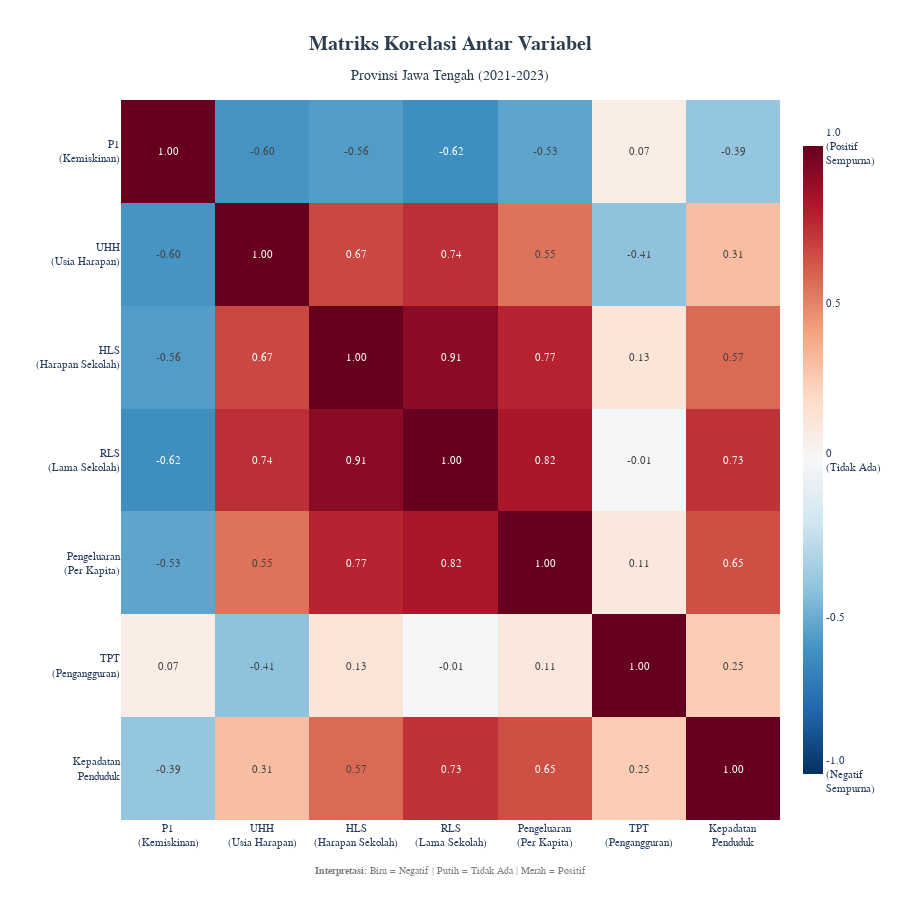

Notebook code for this chart:
### Markdown cell above
### **6. Matriks Korelasi**

### Code cell
print("Membuat Heatmap Korelasi...")

# Hitung matriks korelasi
corr_matrix = df_numeric.corr()

# Buat label yang lebih deskriptif untuk axis
var_labels_short = {
    'P1': 'P1<br>(Kemiskinan)',
    'UHH': 'UHH<br>(Usia Harapan)',
    'HLS': 'HLS<br>(Harapan Sekolah)',
    'RLS': 'RLS<br>(Lama Sekolah)',
    'Pengeluaran': 'Pengeluaran<br>(Per Kapita)',
    'TPT': 'TPT<br>(Pengangguran)',
    'Kepadatan': 'Kepadatan<br>Penduduk'
}

# Ganti index dan columns dengan label yang lebih deskriptif
corr_display = corr_matrix.copy()
corr_display.index = [var_labels_short[col] for col in corr_matrix.index]
corr_display.columns = [var_labels_short[col] for col in corr_matrix.columns]

# Buat heatmap dengan plotly
fig = px.imshow(
    corr_display,
    text_auto='.2f',
    aspect="auto",
    color_continuous_scale='RdBu_r', 
    zmin=-1, zmax=1,
    title="<b>Matriks Korelasi Antar Variabel</b><br><sub>Provinsi Jawa Tengah (2021-2023)</sub>",
    labels=dict(color="Koefisien")
)

# Update layout
fig.update_layout(
    title={
        'x': 0.5,
        'xanchor': 'center',
        'font': {'size': 20, 'family': 'Arial, sans-serif', 'color': '#2c3e50'}
    },
    width=900,
    height=900,
    xaxis_title="",
    yaxis_title="",
    font=dict(family="Arial, sans-serif", size=11),
    plot_bgcolor='white',
    paper_bgcolor='white'
)

# Update axes styling
fig.update_xaxes(side="bottom", tickangle=0)
fig.update_yaxes(tickangle=0)

# Update colorbar
fig.update_coloraxes(
    colorbar=dict(
        thickness=20,
        title='',
        len=0.9,
        tickvals=[-1, -0.5, 0, 0.5, 1],
        ticktext=['-1.0<br>(Negatif<br>Sempurna)', '-0.5', '0<br>(Tidak Ada)', '0.5', '1.0<br>(Positif<br>Sempurna)']
    )
)

# Tambahkan anotasi untuk interpretasi
fig.add_annotation(
    text="<b>Interpretasi:</b> Biru = Negatif | Putih = Tidak Ada | Merah = Positif",
    xref="paper", yref="paper",
    x=0.5, y=-0.08,
    showarrow=False,
    font=dict(size=10, color="gray"),
    xanchor='center'
)

# Tampilkan
fig.show()

# Simpan ke HTML
output_file = os.path.join(path_visualisasi, "heatmap.html")
fig.write_html(output_file)
print(f"✅ File tersimpan: {output_file}")

# Analisis Multikolinearitas
print("\n" + "="*70)
print("📊 ANALISIS MULTIKOLINEARITAS")
print("="*70)

# Deteksi korelasi tinggi (> 0.8)
pairs = corr_matrix.abs().unstack().sort_values(ascending=False)
high_corr_pairs = pairs[(pairs > 0.8) & (pairs < 1.0)]

if not high_corr_pairs.empty:
    print("\n⚠️  PERINGATAN: Ditemukan multikolinearitas!")
    print("-" * 70)
    
    # Tampilkan pasangan dengan korelasi tinggi
    displayed = set()
    for idx, value in high_corr_pairs.items():
        pair = tuple(sorted([idx[0], idx[1]]))
        if pair not in displayed:
            print(f"   • {idx[0]} ↔ {idx[1]}: r = {value:.3f}")
            displayed.add(pair)
    
    print("\n💡 Rekomendasi:")
    print("   - Pertimbangkan untuk menghapus salah satu variabel dari setiap pasangan")
    print("   - Atau gunakan teknik seperti PCA (Principal Component Analysis)")
    print("   - Atau lakukan analisis VIF (Variance Inflation Factor)")
else:
    print("\n✅ AMAN: Tidak ada multikolinearitas terdeteksi")
    print("   Semua korelasi antar variabel independen < 0.8")

# Tampilkan korelasi dengan variabel target (P1)
print("\n" + "="*70)
print("🎯 KORELASI DENGAN VARIABEL TARGET (P1 - Kemiskinan)")
print("="*70)

p1_corr = corr_matrix['P1'].drop('P1').sort_values(key=abs, ascending=False)

print("\nKorelasi diurutkan berdasarkan kekuatan (nilai absolut):\n")
for var, corr_val in p1_corr.items():
    # Tentukan arah dan kekuatan
    if abs(corr_val) >= 0.7:
        strength = "Sangat Kuat"
    elif abs(corr_val) >= 0.5:
        strength = "Kuat"
    elif abs(corr_val) >= 0.3:
        strength = "Sedang"
    else:
        strength = "Lemah"
    
    direction = "Positif" if corr_val > 0 else "Negatif"
    
    # Visualisasi bar sederhana
    bar_length = int(abs(corr_val) * 20)
    bar = '█' * bar_length
    
    print(f"  {var:12s}: {corr_val:+.3f}  {bar}  [{strength} {direction}]")

print("\n" + "="*70)
print("✨ Analisis korelasi selesai!")
print("="*70)

### Figure 1 — Plotly figure (JSON) as saved in the notebook; plotly's stock layout.template omitted (floating-point values rounded to 4 significant figures)
{"data": [{"coloraxis": "coloraxis", "hovertemplate": "x: %{x}<br>y: %{y}<br>Koefisien: %{z}<extra></extra>", "name": "0", "texttemplate": "%{z:.2f}", "type": "heatmap", "x": ["P1<br>(Kemiskinan)", "UHH<br>(Usia Harapan)", "HLS<br>(Harapan Sekolah)", "RLS<br>(Lama Sekolah)", "Pengeluaran<br>(Per Kapita)", "TPT<br>(Pengangguran)", "Kepadatan<br>Penduduk"], "xaxis": "x", "y": ["P1<br>(Kemiskinan)", "UHH<br>(Usia Harapan)", "HLS<br>(Harapan Sekolah)", "RLS<br>(Lama Sekolah)", "Pengeluaran<br>(Per Kapita)", "TPT<br>(Pengangguran)", "Kepadatan<br>Penduduk"], "yaxis": "y", "z": [[1.0, -0.5956, -0.5637, -0.6231, -0.5312, 0.07413, -0.3917], [-0.5956, 1.0, 0.6668, 0.7362, 0.5483, -0.41, 0.3084], [-0.5637, 0.6668, 1.0, 0.9088, 0.7698, 0.1256, 0.5697], [-0.6231, 0.7362, 0.9088, 1.0, 0.8208, -0.01189, 0.7276], [-0.5312, 0.5483, 0.7698, 0.8208, 1.0, 0.1054, 0.6451], [0.07413, -0.41, 0.1256, -0.01189, 0.1054, 1.0, 0.2528], [-0.3917, 0.3084, 0.5697, 0.7276, 0.6451, 0.2528, 1.0]]}], "layout": {"annotations": [{"font": {"color": "gray", "size": 10}, "showarrow": false, "text": "<b>Interpretasi:</b> Biru = Negatif | Putih = Tidak Ada | Merah = Positif", "x": 0.5, "xanchor": "center", "xref": "paper", "y": -0.08, "yref": "paper"}], "coloraxis": {"cmax": 1, "cmin": -1, "colorbar": {"len": 0.9, "thickness": 20, "ticktext": ["-1.0<br>(Negatif<br>Sempurna)", "-0.5", "0<br>(Tidak Ada)", "0.5", "1.0<br>(Positif<br>Sempurna)"], "tickvals": [-1, -0.5, 0, 0.5, 1], "title": {"text": ""}}, "colorscale": [[0, "rgb(5,48,97)"], [0.1, "rgb(33,102,172)"], [0.2, "rgb(67,147,195)"], [0.3, "rgb(146,197,222)"], [0.4, "rgb(209,229,240)"], [0.5, "rgb(247,247,247)"], [0.6, "rgb(253,219,199)"], [0.7, "rgb(244,165,130)"], [0.8, "rgb(214,96,77)"], [0.9, "rgb(178,24,43)"], [1, "rgb(103,0,31)"]]}, "font": {"family": "Arial, sans-serif", "size": 11}, "height": 900, "paper_bgcolor": "white", "plot_bgcolor": "white", "title": {"font": {"color": "#2c3e50", "family": "Arial, sans-serif", "size": 20}, "text": "<b>Matriks Korelasi Antar Variabel</b><br><sub>Provinsi Jawa Tengah (2021-2023)</sub>", "x": 0.5, "xanchor": "center"}, "width": 900, "xaxis": {"anchor": "y", "domain": [0, 1], "side": "bottom", "tickangle": 0, "title": {"text": ""}}, "yaxis": {"anchor": "x", "autorange": "reversed", "domain": [0, 1], "tickangle": 0, "title": {"text": ""}}}}
